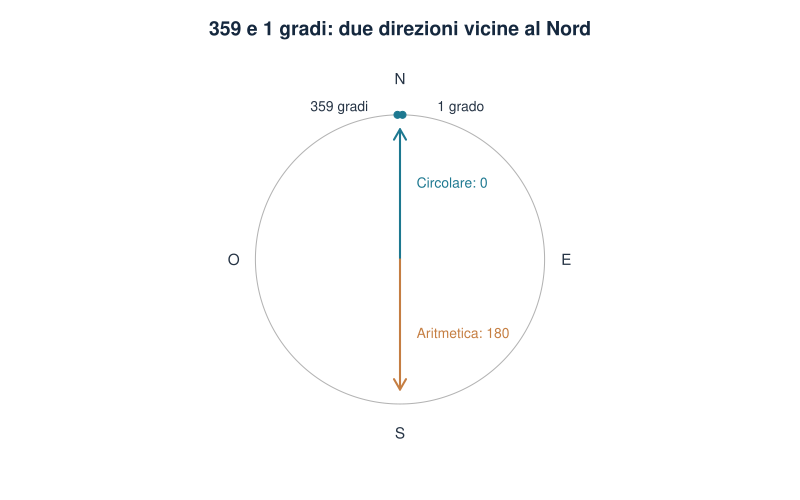

Recreate this plot in R.
stile_grafico();par(mar=c(2,2,3,2))
theta <- seq(0,2*pi,length.out=361)
plot(sin(theta),cos(theta),type="l",asp=1,axes=FALSE,xlim=c(-1.3,1.3),ylim=c(-1.3,1.3),
  xlab="",ylab="",col="grey70",main="359 e 1 gradi: due direzioni vicine al Nord")
points(sin(radiani),cos(radiani),pch=19,col=palette_geo[1])
arrows(0,0,0,.9,length=.12,lwd=2,col=palette_geo[1])
arrows(0,0,0,-.9,length=.12,lwd=2,col=palette_geo[2])
text(c(-.42,.42),c(1.05,1.05),c("359 gradi","1 grado"),cex=.85)
text(.05,.52,"Circolare: 0",pos=4,col=palette_geo[1],cex=.85)
text(.05,-.52,"Aritmetica: 180",pos=4,col=palette_geo[2],cex=.85)
text(c(0,1.15,0,-1.15),c(1.25,0,-1.2,0),c("N","E","S","O"))
write.csv(risultato,percorso_risultati("media_angoli.csv"),row.names=FALSE)
